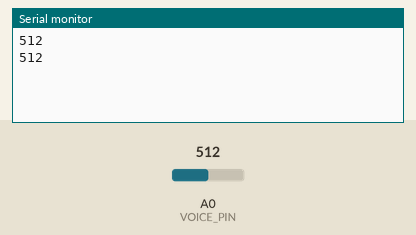
Simulated run of this sketch. Board: Arduino Uno, built with avr-gcc and run on an emulated ATmega328P. On the bench: the last lines printed to the serial monitor. The test bench sets the inputs (shaded band); at power-on: A0 (VOICE_PIN) = 512.

Above: at 1.8 s.
1.9 s: A0 (VOICE_PIN) set to 716
At 2.6 s:
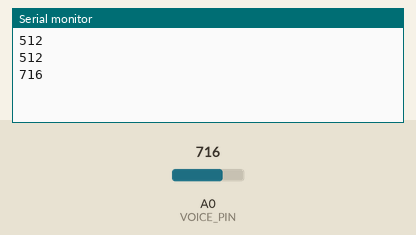
3.4 s: A0 (VOICE_PIN) set to 900
At 4.8 s:
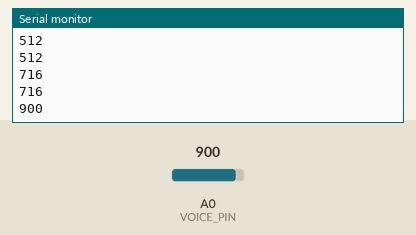
Timing chart, 0 to 6.4 s (numbered marks = the images above; inputs shaded):
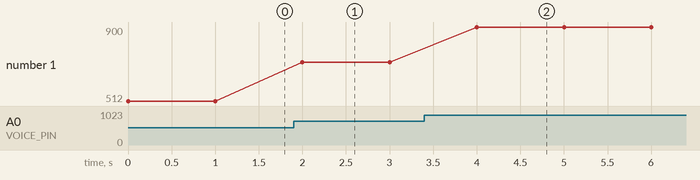

The sketch:

VoiceDetector.ino
```cpp
#define VOICE_PIN 0


void setup()
{
	pinMode(VOICE_PIN, INPUT);

	Serial.begin(9600);

  /* add setup code here */

}

void loop()
{
	int soundLevel = analogRead(VOICE_PIN);

	Serial.println(soundLevel);

	delay(1000);
  /* add main program code here */

}
```

Measured:
- after the input at 1.9 s, the serial monitor: prints a new line after 0.10 s (image 1)
- after the input at 3.4 s, the serial monitor: prints a new line after 0.60 s (image 2)
- plotted number 1: 512 → 716 after the input at 1.9 s, 716 → 900 after the input at 3.4 s
